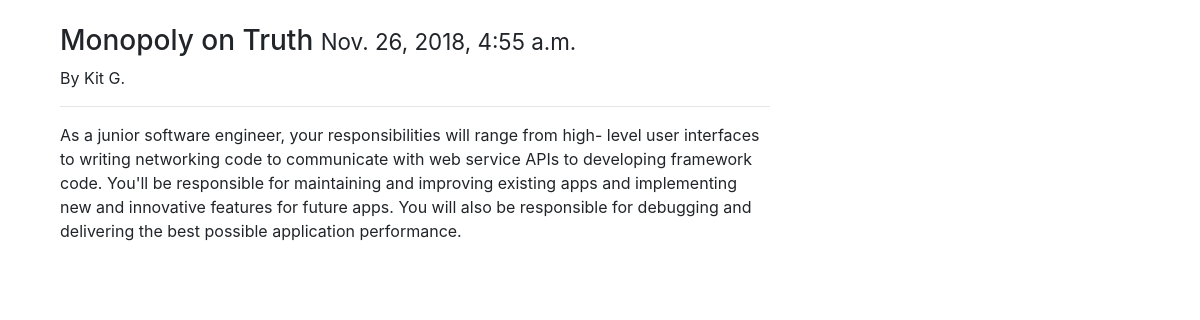
Page /posts/2/ on the committed database.
### posts/models.py (models this page shows, shortened)
class Post(models.Model):
    user = models.ForeignKey(settings.AUTH_USER_MODEL, default=1, on_delete=models.CASCADE)
    title = models.CharField(max_length=120)
    slug = models.SlugField(unique=True)
    image = models.ImageField(
        upload_to=upload_location,
        null=True,
        blank=True,
        height_field="height_field",
        width_field="width_field")
    height_field = models.IntegerField(default=0)
    width_field = models.IntegerField(default=0)
    content = models.TextField()
    draft = models.BooleanField(default=False)
    publish = models.DateField(auto_now=False, auto_now_add=False)
    updated = models.DateTimeField(auto_now=True, auto_now_add=False)
    timestamp = models.DateTimeField(auto_now=False, auto_now_add=True)
    objects = PostManager()
    class Meta:
        ordering = ['-id', '-timestamp', '-updated']

### posts/views.py (the view)
# urls.py: re_path(r'^(?P<id>\d+)/$', v.posts_detail, name='detail'),
def posts_detail(request, id): # retrieve
    instance = get_object_or_404(Post, id=id)
    if instance.draft or instance.publish > timezone.now().date():
        if not request.user.is_staff or not request.user.is_superuser:
            raise Http404
    share_string = quote_plus(instance.content)
    context = {
        "title" : instance.title,
        "post" : instance,
        "share_string" : share_string,
    }
    return render(request, "post_detail.html", context)

### posts/templatetags/urlify.py (called while the page is built)
@register.filter
def urlify(value):
    return quote_plus(value)

### templates/post_detail.html (shortened to what this page needs)
{% extends "base.html" %}
{% load urlify %}
{% block content %}
<div class="col-sm-8 col-sm-offset-3">
    <h3>{{ title }} <small>{{ post.timestamp }}</small></h1>
    {% if post.user.get_full_name %}
        <p>By {{post.user.get_full_name }}</p>
    {% endif %}
    <hr>
    {{ post.content | linebreaks }} </br>
</div>
{% endblock content %}

### rows in the picture
Post: title "Monopoly on Truth", timestamp "Nov. 26, 2018, 4:55 a.m.", user.get_full_name "Kit G.", content "As a junior software engineer, your responsibilities will range from high- level user interfaces to writing networking code to communicate with web service APIs to developing framework code. You'll be responsible for maintaining and improving existing apps and implementing new and innovative features for future apps. You will also be responsible for debugging and delivering the best possible application performance."
